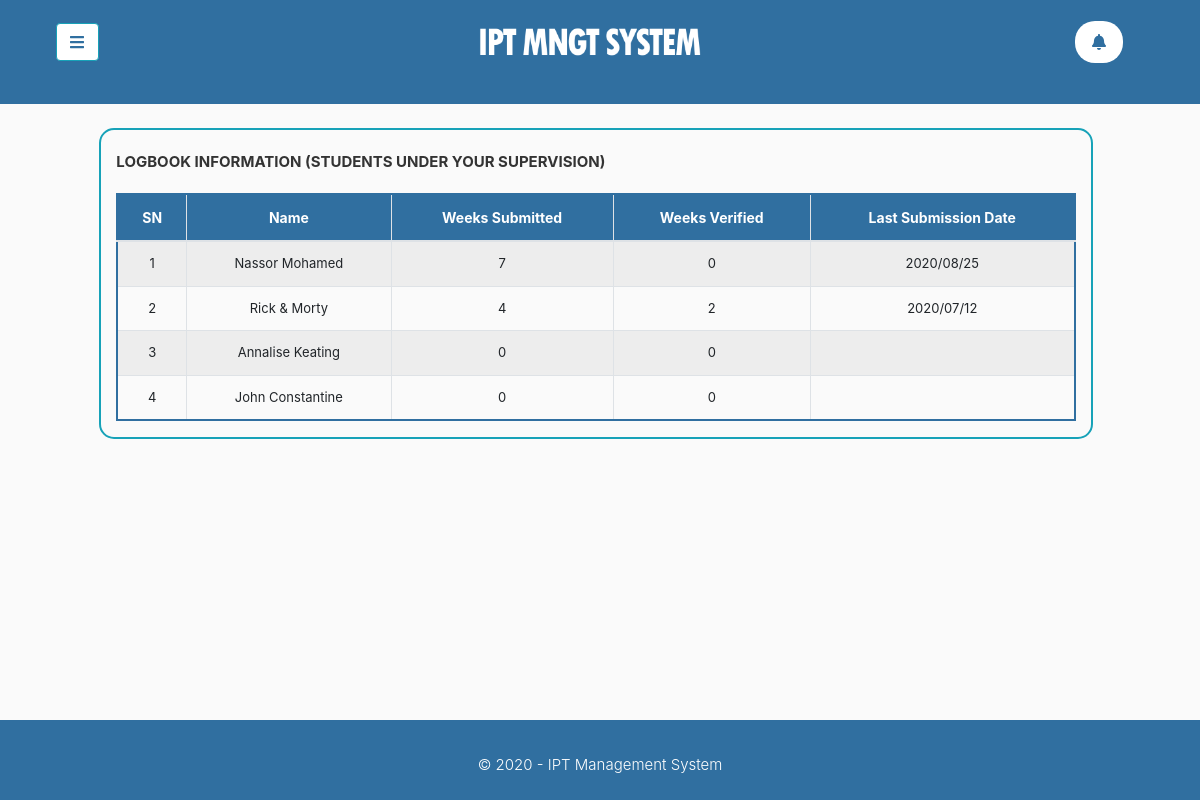
Screenshot of /Institute_Supervisor/pages/logbook.php (signed in) with the database file from the repository.
### tables this page shows
CREATE TABLE `student_info` (
  `StudentID` int(11) NOT NULL,
  `FirstName` varchar(11) DEFAULT NULL,
  `LastName` varchar(11) DEFAULT NULL,
  `RegistrationNumber` varchar(15) DEFAULT NULL,
  `course` varchar(11) DEFAULT NULL,
  `EmailAddress` varchar(255) DEFAULT NULL,
  `PhoneNumber` int(255) DEFAULT NULL,
  `StudentPassword` varchar(255) DEFAULT NULL,
  `ProfilePicture` varchar(255) DEFAULT NULL,
  `ipt_weeks` int(11) DEFAULT NULL,
  `year_of_study` int(11) DEFAULT NULL
);

CREATE TABLE `logbook_entries` (
  `entryNumber` int(11) NOT NULL,
  `userID` int(11) DEFAULT NULL,
  `weekNumber` int(11) DEFAULT NULL,
  `weekStart` varchar(11) DEFAULT NULL,
  `weekEnds` varchar(11) DEFAULT NULL,
  `monEntry` varchar(500) DEFAULT NULL,
  `tueEntry` varchar(500) DEFAULT NULL,
  `wedEntry` varchar(500) DEFAULT NULL,
  `thurEntry` varchar(500) DEFAULT NULL,
  `friEntry` varchar(500) DEFAULT NULL,
  `satEntry` varchar(500) DEFAULT NULL,
  `monhr` varchar(255) NOT NULL,
  `tuehr` varchar(255) NOT NULL,
  `wedhr` varchar(255) NOT NULL,
  `thurhr` varchar(255) NOT NULL,
  `frihr` varchar(255) NOT NULL,
  `sathr` varchar(255) NOT NULL,
  `week_Entry` text DEFAULT NULL,
  `week_picture` varchar(255) DEFAULT NULL,
  `indSup_comments` varchar(500) DEFAULT NULL,
  `indSup_verifystatus` int(11) DEFAULT NULL,
  `instSup_verifystatus` int(11) DEFAULT NULL,
  `year_of_study` int(11) DEFAULT NULL,
  `entry_status` int(11) DEFAULT NULL,
  `last_submission` varchar(255) DEFAULT NULL
);

### Institute_Supervisor/pages/student_list.php (the view, shortened to what this page needs)
<?php
                        $get_specific_week = "SELECT * FROM logbook_entries WHERE userID = '$loop3'";
                        $run_query = $conn -> query ($get_specific_week);
                        $run_res = $run_query -> fetch_assoc();
                        $res_num = mysqli_num_rows($run_query);
                        echo "
                        <tr>
                            <td>".$loop3."</td>
                            <td><a href='?".$loop3."'>".$student_row['FirstName']." ".$student_row['LastName']."</a></td>
                            <td>".$res_num."</td>
                            <td>".$status_Verified."</td>
                            <td>".$run_res['last_submission']."</td>
                        </tr>
                        ";
                    ?>
                            </div>
                        </div>
                    </div>
                </div>

### Institute_Supervisor/pages/logbook.php (shortened to what this page needs)
<?php
    include '../phpIncludes/header.php';
    $requestUrl = $_SERVER ['REQUEST_URI'];
    $urlComponents = explode ('/', $requestUrl);
    $dot = explode ('.', $urlComponents[4]);
    $get_no = explode ('?', $dot[1]);
    $len_lastURL = count($get_no);
    $current_supervisor = $_SESSION ['InstituteSup_ID'];
    $supervision_query = "SELECT * FROM supervision_info WHERE institute_supervisor_ID = '$current_supervisor'";
    $run_supervision = $conn -> query ($supervision_query);
    $students_supervised = mysqli_num_rows($run_supervision);
    if ($len_lastURL < 2){
    echo "
    <div class='' id='content'>
            <div class='container-fluid'>
            <div class='row pr-2'>
                    <div class='col-lg-12 col-12 ml-auto mr-auto mt-4' >
                        <div class='row''>
                            <div class='col-lg-10 col-12 table-responsive ml-auto mr-auto' style='border: 2px solid #17A2B8; border-radius: 15px;' id='page_content'>
                               <p class='mt-3'><span style='font-size:15px; color:#333333; font-weight:bold;'> LOGBOOK INFORMATION (STUDENTS UNDER YOUR SUPERVISION) <span></p>
                                <table class='table table-hover text-nowrap table-bordered table-striped text-center mt-2' style='border: 2px solid #306FA0; font-size: 13px; border-radius: 20px;'>
                  <thead style='background-color: #306FA0; color:white;'>
                    <tr>
                      <th><span id='hd_txt'>SN</span></th>
                      <th><span id='hd_txt'>Name</span></th>
                      <th><span id='hd_txt'>Weeks Submitted</span></th>
                      <th><span id='hd_txt'>Weeks Verified</span></th>
                      <th><span id='hd_txt'>Last Submission Date</span></th>
                    </tr>
                  </thead>
                   <tbody>
    ";
    }
    $loop3 = 1;
    while ($loop3 <= $students_supervised){
        $supervision_query2 = "SELECT * FROM supervision_info WHERE institute_supervisor_ID = '$current_supervisor' AND studentID = '$loop3'";
        $run_supervision2 = $conn -> query ($supervision_query2);
        $students_supervised2 = mysqli_num_rows($run_supervision2);
        if ($students_supervised2 != 0){
            $current_userID = $loop3;
            $sql_student = "SELECT * FROM student_info WHERE StudentID = '$current_userID'";
            $run2 = $conn -> query($sql_student);
            $student_row = $run2 -> fetch_assoc();
            $sql_statusCheck = "SELECT * FROM logbook_entries WHERE userID = '$loop3' AND instSup_verifystatus = '1' AND entry_status = '1'";
            $run_statusCheck = $conn -> query ($sql_statusCheck);
            $status_Verified = mysqli_num_rows ($run_statusCheck);
            if ($len_lastURL < 2){
                include 'student_list.php';
            }
    }
        $loop3 = $loop3 + 1;
    }
?>
<?php
    include '../phpIncludes/footer2.php';
?>

### Institute_Supervisor/styles/sidebar.css (style rules this page uses)
body { background: #fafafa; }
p { font-size: 1.1em; font-weight: 300; line-height: 1.7em; color: #999; }
a, a:hover, a:focus { color: inherit; text-decoration: none; transition: all 0.3s; }

### Institute_Supervisor/pages/student_list.php (style rules this page uses)
.table { border: 0.5px solid #000000; }
#hd_txt { font-size: 14px; }

### rows the page displays
student_info: FirstName "Nassor", LastName "Mohamed"
logbook_entries: last_submission "2020/08/25"
student_info: FirstName "Rick", LastName "& Morty"
logbook_entries: last_submission "2020/07/12"
student_info: FirstName "Annalise", LastName "Keating"
student_info: FirstName "John", LastName "Constantine"

### other values shown
$loop3 "1"
$res_num "7"
$status_Verified "0"
$loop3 "2"
$res_num "4"
$status_Verified "2"
$loop3 "3"
$res_num "0"
$loop3 "4"
